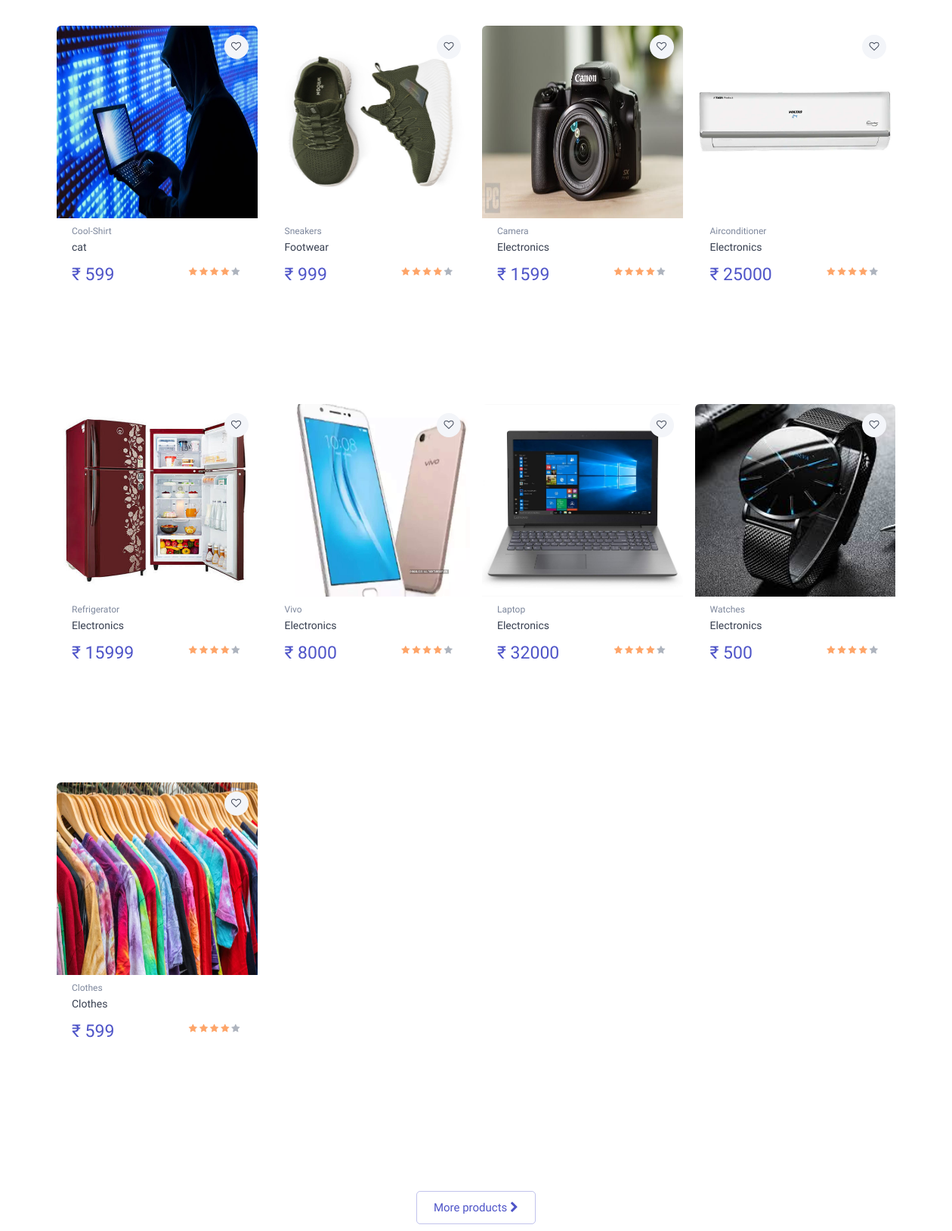
Page /shop/ (middle part) on the earlier database version.
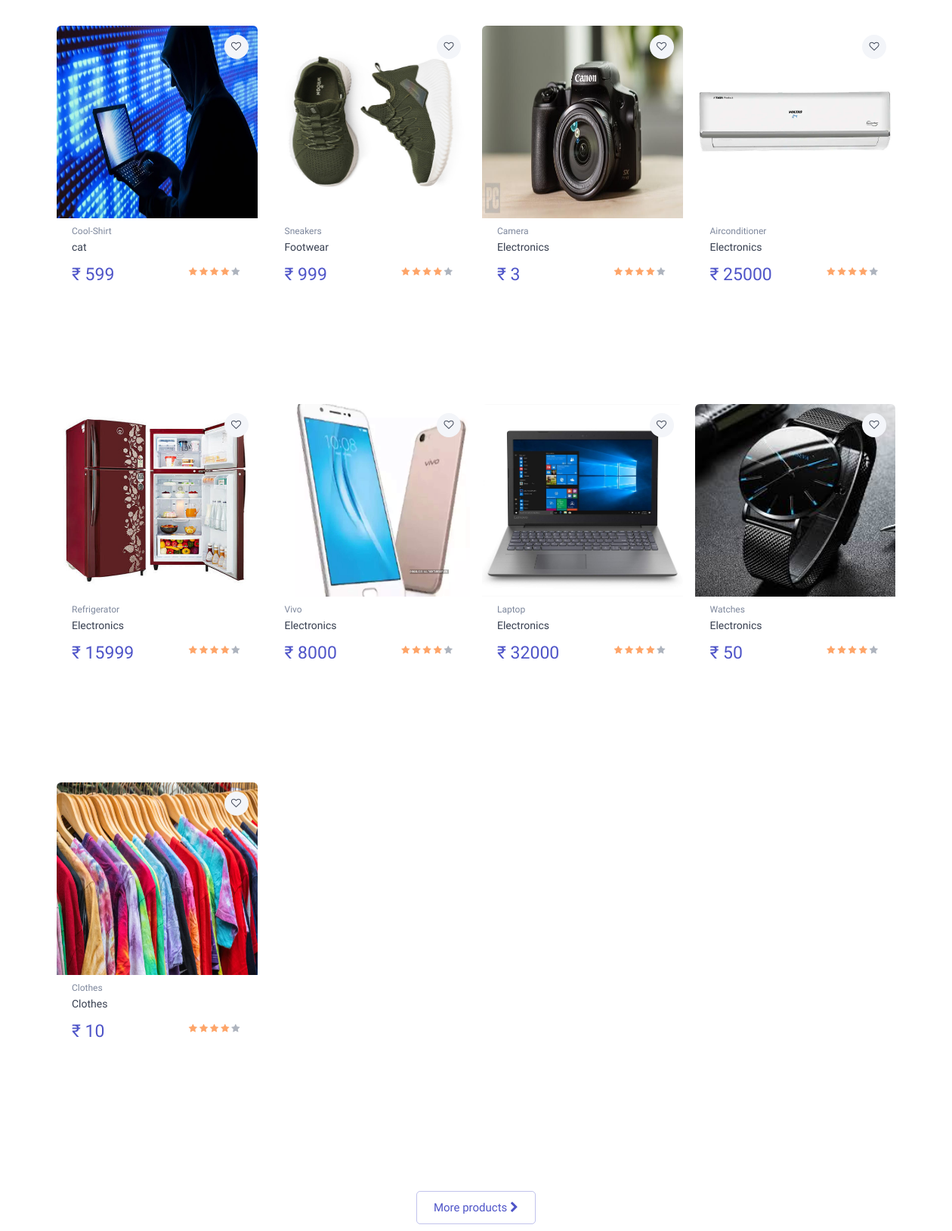
Same page on the later database version.
### shop/models.py (models this page shows, shortened)
class Product(models.Model):
    product_id = models.AutoField
    product_name = models.CharField(max_length=50)
    product_prints = models.CharField(max_length=50, default="")
    product_color = models.CharField(max_length=50, default="")
    product_sleeve = models.CharField(max_length=50, default="")
    category = models.CharField(max_length=50, default="")
    subcategory = models.CharField(max_length=50, default="")
    price = models.IntegerField(default=0)
    desc = models.TextField()
    pub_date = models.DateField()
    image = models.ImageField(upload_to="shop/images", default="")

### shop/views.py (the view)
# urls.py: path('', views.shophome, name='shophome'),
def shophome(request):
    products = Product.objects.all()
    params = {'product': products}
    return render(request, 'shop/shophome.html', params)

### templates/shop/shophome.html (shortened to what this page needs)
{% extends 'base.html' %}
{% block body %}
  <section class="container pt-md-3 pb-5 mb-md-3" style="
  margin-top: 157px;
">
    <div class="row pt-4 mx-n2">
      {% for i in product  %}
      <div class="col-lg-3 col-md-4 col-sm-6 px-2 mb-4" style="height: 429px;max-height: 429px;">
        <div class="card product-card">
          <button class="btn-wishlist btn-sm" type="button" data-toggle="tooltip" data-placement="left"
            title="Add to wishlist"><i class="fa">&#xf08a;</i></button><a class="card-img-top d-block overflow-hidden"
            href="/shop/products/{{i.id}} " ><img id ="imgpr{{i.id}}" src="/media/{{i.image}}"
              alt="Product" style="height: 255px; width: 100%"></a>
          <div class="card-body py-2"><a class="product-meta d-block font-size-xs pb-1"id="namepr{{i.id}}" href="productview/">{{i.product_name}}</a>
            <h3 class="product-title font-size-sm"><a href="productview/">{{i.category}}</a></h3>
            <div class="d-flex justify-content-between">
              <div class="product-price text-accent">₹ <span class="text-accent" id="pricepr{{i.id}}">{{i.price}}</span></div>
              <div class="star-rating"><i class="sr-star fa fa-star checked active"></i><i
                  class="sr-star fa fa-star checked active"></i><i class="sr-star fa fa-star checked active"></i><i
                  class="sr-star fa fa-star checked active"></i><i class="sr-star fa fa-star"></i>
              </div>
            </div>
          </div>
        </div>
      </div>
    {% endfor %}
    </div>
    <div class="text-center pt-3"><a class="btn btn-outline-accent" style="margin-top: 24px;"
        href="shop-grid-ls.html">More products<i class="fa fa-chevron-right ml-1"></i></a></div>
  </section>
{% endblock body %}

### templates/base.html (shortened to what this page needs)
<!DOCTYPE html>
<html lang="en">
<head>
  {% load static %}
  <link href="https://maxcdn.bootstrapcdn.com/font-awesome/4.2.0/css/font-awesome.min.css" rel="stylesheet">
  <link rel="stylesheet" href="https://use.fontawesome.com/releases/v5.13.0/css/all.css">
  <link rel="stylesheet" href="https://cdnjs.cloudflare.com/ajax/libs/font-awesome/4.7.0/css/font-awesome.min.css">
  <link rel="stylesheet" href="https://stackpath.bootstrapcdn.com/bootstrap/4.5.0/css/bootstrap.min.css"
>
</head>
<body class="toolbar-enabled">
  {% block body %}
  {% endblock body %}
</body>
</html>

Differences in the rows shown:
changed Product "Camera": price "1599" → "3"
changed Product "Watches": price "500" → "50"
changed Product "Clothes": price "599" → "10"
